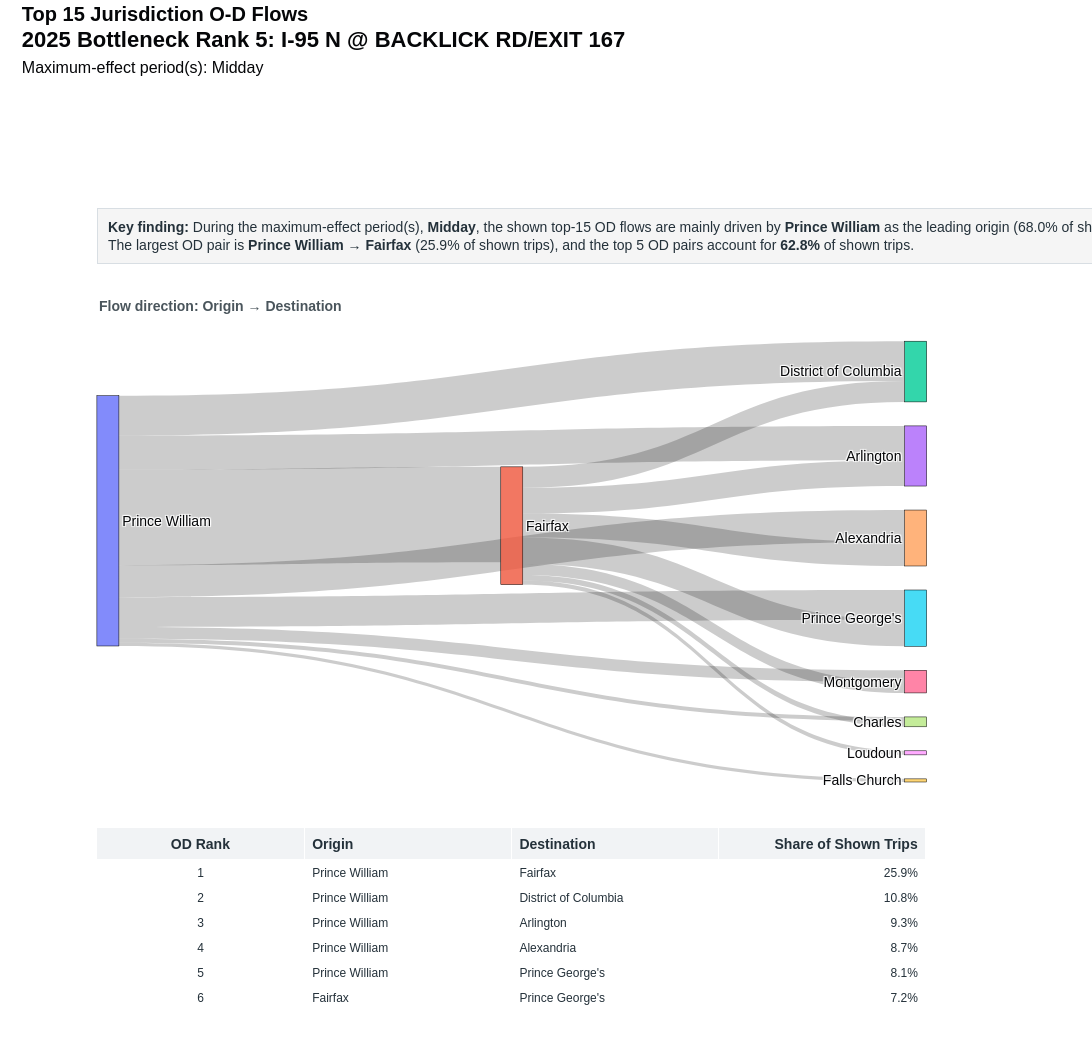

This figure's notebook cell:
### Code cell
county_sankey = make_sankey(county_df, "Top 15 Jurisdiction O-D Flows")
county_sankey

### Figure 1 — Plotly figure (JSON) as saved in the notebook; plotly's stock layout.template omitted (floating-point values rounded to 4 significant figures)
{"data": [{"arrangement": "snap", "domain": {"x": [0.04, 0.94], "y": [0.3, 0.88]}, "link": {"customdata": [[1, "Prince William", "Fairfax", 0.2589], [2, "Prince William", "District of Columbia", 0.1081], [3, "Prince William", "Arlington", 0.09337], [4, "Prince William", "Alexandria", 0.08692], [5, "Prince William", "Prince George's", 0.08101], [6, "Fairfax", "Prince George's", 0.07194], [7, "Fairfax", "Arlington", 0.07002], [8, "Fairfax", "Alexandria", 0.06509], [9, "Fairfax", "District of Columbia", 0.05676], [10, "Prince William", "Montgomery", 0.03164], [11, "Fairfax", "Montgomery", 0.02984], [12, "Fairfax", "Charles", 0.01531], [13, "Prince William", "Charles", 0.01149], [14, "Fairfax", "Loudoun", 0.01108], [15, "Prince William", "Falls Church", 0.008495]], "hovertemplate": "<b>OD Pair Rank %{customdata[0]}</b><br>%{customdata[1]} → %{customdata[2]}<br>Share of shown top-15 trips: %{customdata[3]:.1%}<extra></extra>", "source": [0, 0, 0, 0, 0, 1, 1, 1, 1, 0, 1, 1, 0, 1, 0], "target": [1, 2, 3, 4, 5, 5, 3, 4, 2, 6, 6, 7, 7, 8, 9], "value": [6308.0, 2635.0, 2275.0, 2118.0, 1974.0, 1753.0, 1706.0, 1586.0, 1383.0, 771.0, 727.0, 373.0, 280.0, 270.0, 207.0]}, "node": {"hovertemplate": "<b>%{label}</b><extra></extra>", "label": ["Prince William", "Fairfax", "District of Columbia", "Arlington", "Alexandria", "Prince George's", "Montgomery", "Charles", "Loudoun", "Falls Church"], "line": {"color": "black", "width": 0.5}, "pad": 24, "thickness": 22}, "type": "sankey"}, {"cells": {"align": ["center", "left", "left", "right"], "fill": {"color": "white"}, "font": {"color": "#24313A", "size": 12}, "height": 25, "values": [[1, 2, 3, 4, 5, 6, 7, 8, 9, 10, 11, 12, 13, 14, 15], ["Prince William", "Prince William", "Prince William", "Prince William", "Prince William", "Fairfax", "Fairfax", "Fairfax", "Fairfax", "Prince William", "Fairfax", "Fairfax", "Prince William", "Fairfax", "Prince William"], ["Fairfax", "District of Columbia", "Arlington", "Alexandria", "Prince George's", "Prince George's", "Arlington", "Alexandria", "District of Columbia", "Montgomery", "Montgomery", "Charles", "Charles", "Loudoun", "Falls Church"], ["25.9%", "10.8%", "9.3%", "8.7%", "8.1%", "7.2%", "7.0%", "6.5%", "5.7%", "3.2%", "3.0%", "1.5%", "1.1%", "1.1%", "0.8%"]]}, "domain": {"x": [0.04, 0.94], "y": [0, 0.24]}, "header": {"align": ["center", "left", "left", "right"], "fill": {"color": "#F1F3F5"}, "font": {"color": "#24313A", "size": 14}, "height": 28, "values": ["<b>OD Rank</b>", "<b>Origin</b>", "<b>Destination</b>", "<b>Share of Shown Trips</b>"]}, "type": "table"}], "layout": {"annotations": [{"align": "left", "bgcolor": "rgba(245,245,245,0.98)", "bordercolor": "#D8DEE3", "borderpad": 10, "borderwidth": 1, "font": {"color": "#24313A", "size": 14}, "showarrow": false, "text": "<b>Key finding:</b> During the maximum-effect period(s), <b>Midday</b>, the shown top-15 OD flows are mainly driven by <b>Prince William</b> as the leading origin (68.0% of shown trips) and <b>Fairfax</b> as the leading destination (25.9%).<br>The largest OD pair is <b>Prince William → Fairfax</b> (25.9% of shown trips), and the top 5 OD pairs account for <b>62.8%</b> of shown trips.", "x": 0.04, "xref": "paper", "y": 1.055, "yref": "paper"}, {"align": "left", "font": {"color": "#4A555C", "size": 14}, "showarrow": false, "text": "<b>Flow direction: Origin → Destination</b>", "x": 0.04, "xref": "paper", "y": 0.94, "yref": "paper"}], "font": {"color": "#050608", "family": "Arial", "size": 14}, "height": 1040, "margin": {"b": 30, "l": 60, "r": 110, "t": 250}, "paper_bgcolor": "white", "plot_bgcolor": "white", "title": {"text": "<b>Top 15 Jurisdiction O-D Flows</b><br><span style='font-size:22px'><b>2025 Bottleneck Rank 5: I-95 N @ BACKLICK RD/EXIT 167</b></span><br><span style='font-size:16px'>Maximum-effect period(s): Midday</span>", "x": 0.02, "xanchor": "left", "y": 0.98, "yanchor": "top"}, "width": 1250}}
